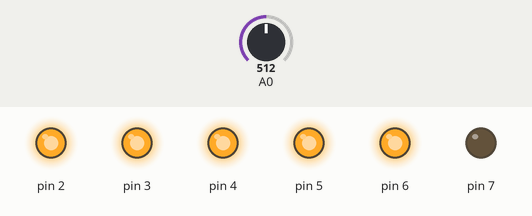
A sketch run on a simulated Arduino Uno, built with avr-gcc and run on an emulated ATmega328P. Shown: output pins drawn as LEDs (lit = HIGH). The inputs (shaded band) are chosen by the test bench; at power-on: A0 = 512. Pins used as bus, display or sensor lines are not drawn; what the sketch prints to the serial monitor is not drawn.

Above: at 0.1 s.
At 7.1 s:
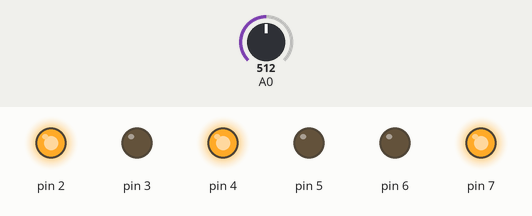
At 12.1 s:
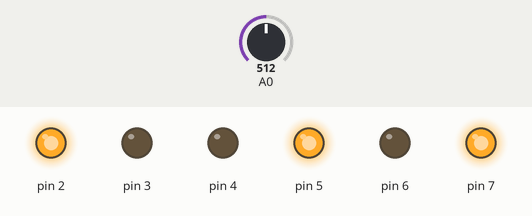
At 19.1 s:
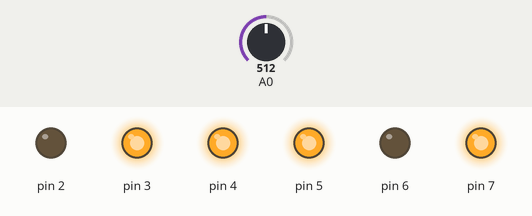
At 27.2 s:
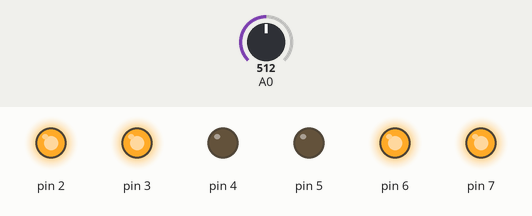
At 38.2 s:
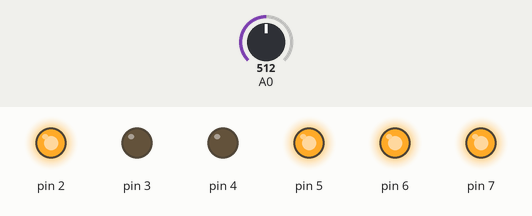
Timing chart, 0 to 39.7 s (numbered marks = the images above):
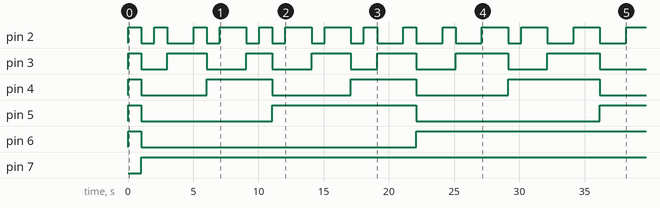

Measured:
- by itself, pin 2: LOW → HIGH at 0.00 s, → LOW 1.0 s later, → HIGH 1.0 s later, → LOW 1.0 s later, … (27 changes in this stretch)
- by itself, pin 3: LOW → HIGH at 0.00 s, → LOW 1.0 s later, → HIGH 2.0 s later, → LOW 3.0 s later, … (14 changes in this stretch)
- by itself, pin 4: LOW → HIGH at 0.00 s, → LOW 1.0 s later, → HIGH 5.0 s later, → LOW 5.0 s later, … (8 changes in this stretch)
- by itself, pin 5: goes HIGH 1.0 s, LOW 10.0 s, HIGH 11.1 s, LOW 14.1 s, then HIGH
- by itself, pin 6: LOW → HIGH at 0.00 s, → LOW 1.0 s later, → HIGH 21.1 s later
- by itself, pin 7: LOW → HIGH at 1.0 s

The sketch:

multi_thread.ino
```cpp
#include "SCoop.h"
unsigned char sin_tab [256] = {127,130,133,136,139,142,145,148,151,154,157,160,164,166,169,172,175,178,181,184,187,189,192,195,197,200,202,205,207,210,212,214,217,219,221,223,225,227,229,231,232,234,236,237,239,240,242,243,244,245,246,247,248,249, 250,251,251,252,252,253,253,253,253,253,254,253,253,253,253,252,252,251,251,250,249,249,248,247,246,245,243,242,241,239,238,236,235,233,231,230, 228,226,224,222,220,218,215,213,211,209,206,204,201,199,196,193,191,188,185,182,180,177,174,171,168,165,162,159,156,153,150,147,144,141,137,134,131,128,125,122,119,116,112,109,106,103,100,97,94,91,88,85,82,79,76,73,71,68,65,62,60,57,54,52,49,47,44,42,40,38,35,33,31,29,27,25,23,22,20,18,17,15,14,12,11,10,8,7,6,5,4,4,3,2,2,1,1,0,0,0,0,0,0,0,0,0,0,1,1,2,2,3,4,5,6,7,8,9,10,11,13,14,16,17,19,21,22,24,26,28,30,32,34,36,39,41,43,46,48,51,53,56,58,61,64,66,69,72,75,78,81,84,87,89,93,96,99,102,105,108,111,114,117,120,123,127};

defineTask(Task1);//任务1 数字量输出正弦波
 void Task1::setup()
 {
   DDRD =0xFF;
 }
 void Task1::loop()
 {
        for (int i=0;i<256;i++)
        {
          PORTD=sin_tab[i];
          sleep(1000);
        }
 }
//快速定义任务2 模拟量输入 并在串口显示
 defineTaskLoop(Task2)
 {
  // read the input on analog pin 0:
  int sensorValue = analogRead(A0);
  // Convert the analog reading (which goes from 0 - 1023) to a voltage (0 - 5V):
  float voltage = sensorValue * (5.0 / 1023.0);
  // print out the value you read:
  Serial.println(voltage);
 }
void setup() {
   mySCoop.start();
   Serial.begin(9600);
 }
void loop()
 {
   yield();
 }
```

Source omitted: SCoop.cpp (39139 bytes), SCoop.h (34482 bytes)
